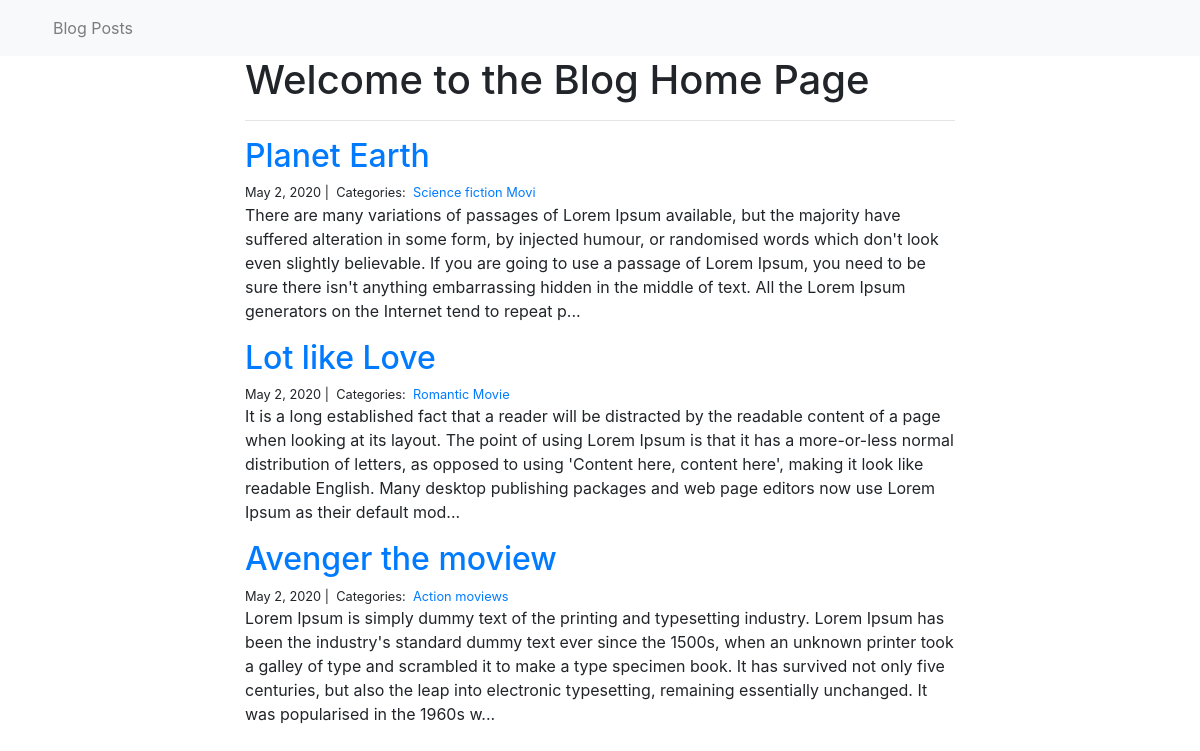
Page /BLOG_POSTS/ on the committed database.
### BLOG_POSTS/models.py (models this page shows)
class Post(models.Model):
    title = models.CharField(max_length=255)
    body = models.TextField()
    created_on = models.DateTimeField(auto_now_add=True)
    last_modified = models.DateTimeField(auto_now=True)
    categories = models.ManyToManyField('Category', related_name='posts')

class Category(models.Model):
    name = models.CharField(max_length=20)

### BLOG_POSTS/views.py (the view)
# urls.py: path("", views.BLOG_POSTS_index, name="BLOG_POSTS_index"),
def BLOG_POSTS_index(request):
    posts = Post.objects.all().order_by('-created_on')
    context = {
        "posts": posts,
    }
    return render(request, "BLOG_POSTS_index.html", context)

### BLOG_POSTS/TEMPLATES/BLOG_POSTS_index.html
{% extends "base.html" %}
{% block page_content %}
<div class="col-md-8 offset-md-2">
    <h1>Welcome to the Blog Home Page</h1>
    <hr>
    {% for post in posts %}
    <h2><a href="{% url 'BLOG_POSTS_detail' post.pk%}">{{ post.title }}</a></h2>
    <small>
        {{ post.created_on.date }} |&nbsp;
        Categories:&nbsp;
        {% for category in post.categories.all %}
        <a href="{% url 'BLOG_POSTS_category' category.name %}">
            {{ category.name }}
        </a>&nbsp;
        {% endfor %}
    </small>
    <p>{{ post.body | slice:":400" }}...</p>
    {% endfor %}
</div>
{% endblock %}

### Templates/base.html (shortened to what this page needs)
<link rel="stylesheet" href="https://stackpath.bootstrapcdn.com/bootstrap/4.1.3/css/bootstrap.min.css">
<nav class="navbar navbar-expand-lg navbar-light bg-light">
    <div class="container">
        <div class="collapse navbar-collapse" id="navbarSupportedContent">
          <ul class="navbar-nav mr-auto">
            <li class="nav-item">
              <a class="nav-link" href="{% url 'BLOG_POSTS_index' %}">Blog Posts</a>
            </li>
          </ul>
        </div>
    </div>
</nav>
<div class="container">
    {% block page_content %}{% endblock %}
</div>

### rows in the picture
Post: title "Planet Earth", created_on "May 2, 2020", body "There are many variations of passages of Lorem Ipsum available, but the majority have suffered alteration in some form, by injected humour, or randomised words which don't look even slightly believable. If you are going to use a passage of Lorem Ipsum, you need to be sure there isn't anything embarrassing hidden in the middle of text. All the Lorem Ipsum generators on the Internet tend to repeat p"
Category: name "Science fiction Movi"
Post: title "Lot like Love", created_on "May 2, 2020", body "It is a long established fact that a reader will be distracted by the readable content of a page when looking at its layout. The point of using Lorem Ipsum is that it has a more-or-less normal distribution of letters, as opposed to using 'Content here, content here', making it look like readable English. Many desktop publishing packages and web page editors now use Lorem Ipsum as their default mod"
Category: name "Romantic Movie"
Post: title "Avenger the moview", created_on "May 2, 2020", body "Lorem Ipsum is simply dummy text of the printing and typesetting industry. Lorem Ipsum has been the industry's standard dummy text ever since the 1500s, when an unknown printer took a galley of type and scrambled it to make a type specimen book. It has survived not only five centuries, but also the leap into electronic typesetting, remaining essentially unchanged. It was popularised in the 1960s w"
Category: name "Action moviews"
